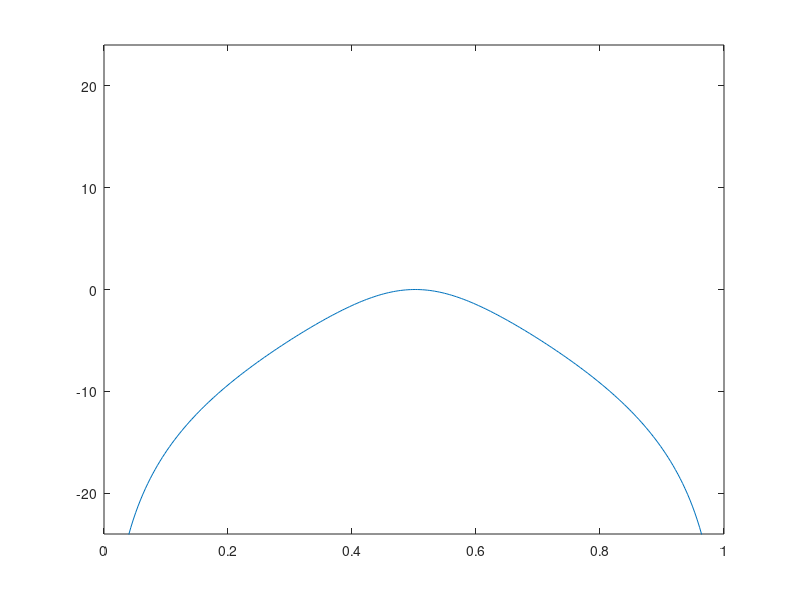

Reproduce this figure in MATLAB.
clear all

%% Reference scalar implementation
%%
%% Arguments:
%%  - x: input signal
%%  - Fn: normalized frequency.
%%  - Q: Q-factor (resonance = 1/2Q). Should clamped in the range [0.5; 10)
%%
function y = scalar (x, Fn, Q)
  %% Initialize y
  y = zeros(3, length(x));

  %% Compute feedforward/feedback coefficients
  fb = 1 / Q
  ff = tan(Fn * pi / 2)

  %% Compute overall gain
  gain = 1 / (1 + ff / Q + ff * ff)

  %% Initialize the state.
  s = [0, 0];

  %% Do the filtering.
  for n = 1:length(x)
    %% As per the Zavalishin text, solve in terms of yhp and then compute bp/lp outputs.
    yhp = gain * (x(n) - fb * s(1) - ff * s(1) - s(2))
    ybp = ff * yhp + s(1);
    ylp = ff * ybp + s(2);

    % Update the state variables.
    s(1) = ff * yhp + ybp;
    s(2) = ff * ybp + ylp;

    y(:,n) = [yhp, ybp, ylp];
    %% Update the st
  endfor
endfunction

%% Implementation of the scalar version using matrix arithmetic for the filtering and state updates
%% in order to remove the data dependencies.
function y = matrix (x, Fn, Q)
  %% Initialize y
  y = zeros(3, length(x));

  %% Compute feedforward/feedback coefficients
  fb = 1 / Q
  ff = tan(Fn * pi / 2)

  %% Compute overall gain
  gain = 1 / (1 + ff / Q + ff * ff)

  %% Initialize the state variables.
  s = [0, 0];

  %% Do the filtering.
  for n = 1:length(x)
    %% The "A" matrix maps input and state variables to highpass/lowpass/bandpass outputs. These
    %% matrices can be computed ahead of time if the filter is not time-variant.
    A = gain .* [
      1, -(ff + fb), -1 ;
      ff, 1, -ff ;
      ff * ff, ff, 1 + fb ;
    ];

    %% The "B" matrix maps state to next state, and it is derived from the "A" matrix.
    B = [
      ff .* A(1, :) + A(2, :),
      ff .* A(2, :) + A(3, :),
    ];

    %% Create the input vector, by concatenating (x) with the state vector.
    z = [x(n), s(1), s(2)];

    %% Compute output and next state. Note that there is no data dependency between the two.
    y(:, n) = A * z';
    s       = B * z';
  endfor
endfunction

%% Same as the matrix implementation, but instead of computing all outputs at once we pre-compute
%% the filter coefficients and unroll the result to compute two outputs at once.
function y = multival (x, Fn, Q)
  y = zeros(1, length(x));

  %% Compute feedforward/feedback coefficients
  fb = 1 / Q
  ff = tan(Fn * pi / 2)

  %% Compute overall gain
  gain = 1 / (1 + ff / Q + ff * ff)

  %% Compute the coefficient vectors.
  hpf = gain .* [1, -(ff + fb), -1, 0 ];
  bpf = gain .* [ff, 1, -ff, 0 ];
  lpf = gain .* [ff * ff, ff, 1 + fb, 0 ];

  %% Compute the state update vectors.
  s1 = ff .* hpf + bpf;
  s2 = ff .* bpf + lpf;

  %% Unroll.
  a = bpf;  % TODO: other filter shapes
  b =  a(2) .* s1 +  a(3) .* s2 + [0, 0, 0,  a(1)];
  c = s1(2) .* s1 + s1(3) .* s2 + [0, 0, 0, s1(1)];
  d = s2(2) .* s1 + s2(3) .* s2 + [0, 0, 0, s2(1)];

  %% Do the filtering
  s = [0, 0]
  for m = 0:(length(x)/2 - 1)
    n = m * 2 + 1;
    z = [x(n), s(1), s(2), x(n + 1)];
    y(n)     = dot(a, z);
    y(n + 1) = dot(b, z);
    s(1)     = dot(c, z);
    s(2)     = dot(d, z);
  endfor
endfunction

function H = magnitude(y)
  H = fft(y)(1:length(y)/2);
  H = 20*log10(abs(H));
endfunction

% unit implse
x = zeros(1, 512);
x(1) = 1;

% filter with some parameters
y = multival(x, 0.5, 1.0);

% plot hp/bp/lp outputs
Y  = magnitude(y);
f  = linspace(0,1,length(Y));
plot(f, Y);
axis([0, 1, -24, 24])
